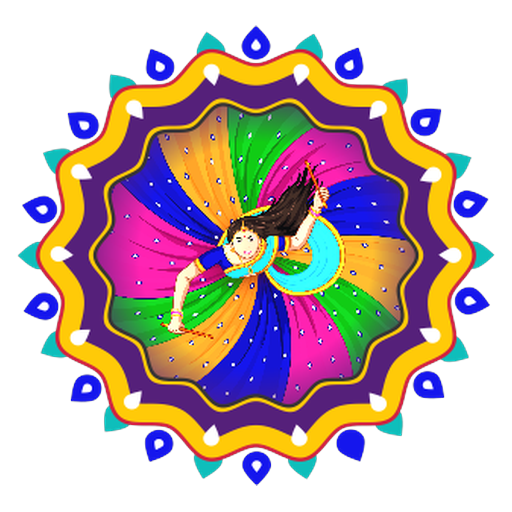
#> input picture website/static/Icons/icon-512x512.png, 512 x 512 px, found by its file name
$ python generate_android_icons.py
#> lines starting #> are read from the running program, lines starting #| are printed output that depends on the picture; after the words box and inside, x2 and y2 are one past the last pixel; in counts of white or black regions, pixels touching at a corner belong together
import os
from PIL import Image, ImageDraw

def generate_icons(source_path, res_dir):
    """Generate Android mipmap icons and round icons from source logo."""
#> called with source_path = 'website/static/Icons/icon-512x512.png', res_dir = 'android/app/src/main/res'
    img = Image.open(source_path).convert("RGBA")
#> img is the input picture: PIL image 512x512 RGBA; mean R, G, B, A 80.3, 61, 61.8, 142.7

    densities = {
        'mipmap-mdpi': 48,
        'mipmap-hdpi': 72,
        'mipmap-xhdpi': 96,
        'mipmap-xxhdpi': 144,
        'mipmap-xxxhdpi': 192
    }

    for folder, size in densities.items():
        out_dir = os.path.join(res_dir, folder)
        os.makedirs(out_dir, exist_ok=True)

        # Standard square/squircle icon
        resized = img.resize((size, size), Image.Resampling.LANCZOS)
        resized.save(os.path.join(out_dir, 'ic_launcher.png'), 'PNG')

        # Round icon with circular mask
        mask = Image.new('L', (size, size), 0)
        draw = ImageDraw.Draw(mask)
        draw.ellipse((0, 0, size, size), fill=255)

        round_img = Image.new('RGBA', (size, size), (0, 0, 0, 0))
        round_img.paste(resized, (0, 0), mask=mask)
        round_img.save(os.path.join(out_dir, 'ic_launcher_round.png'), 'PNG')

        print(f"Generated {folder}/ic_launcher.png and ic_launcher_round.png ({size}x{size})")
#> this loop made 5 passes
#> pass 1, in generate_icons, `resized = img.resize((size, size), Image.Resampling.LANCZOS)`:
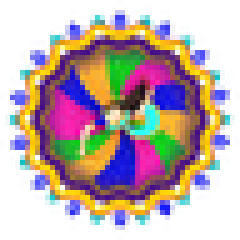
#> resized: PIL image 48x48 RGBA (shown 5 times larger); mean R, G, B, A 85.3, 71.7, 84.5, 142.5; transparent parts drawn white
#> after the loop:
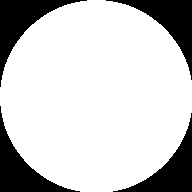
#> mask: PIL image 192x192 L; 79.2% white; 4 black regions, box (x1, y1, x2, y2) and area: (0, 0, 87, 87) 2004, (106, 0, 192, 80) 1917, (0, 106, 80, 192) 1917, (113, 113, 192, 192) 1831
#> after the loop:
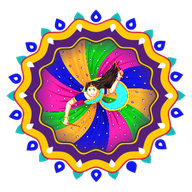
#> resized: PIL image 192x192 RGBA; mean R, G, B, A 81.8, 63.1, 67, 142.7; transparent parts drawn white

    # Splash logo (256x256 and 512x512)
    drawable_dir = os.path.join(res_dir, 'drawable')
    os.makedirs(drawable_dir, exist_ok=True)
    splash_logo = img.resize((256, 256), Image.Resampling.LANCZOS)
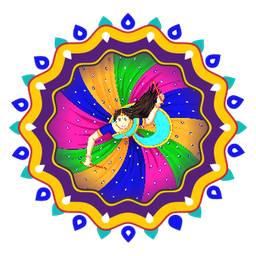
#> splash_logo: PIL image 256x256 RGBA; mean R, G, B, A 81.2, 62.3, 65.2, 142.7; transparent parts drawn white
    splash_logo.save(os.path.join(drawable_dir, 'splash_logo.png'), 'PNG')
    print("Generated drawable/splash_logo.png (256x256)")

if __name__ == '__main__':
    src = os.path.join('website', 'static', 'Icons', 'icon-512x512.png')
    res = os.path.join('android', 'app', 'src', 'main', 'res')
    generate_icons(src, res)
